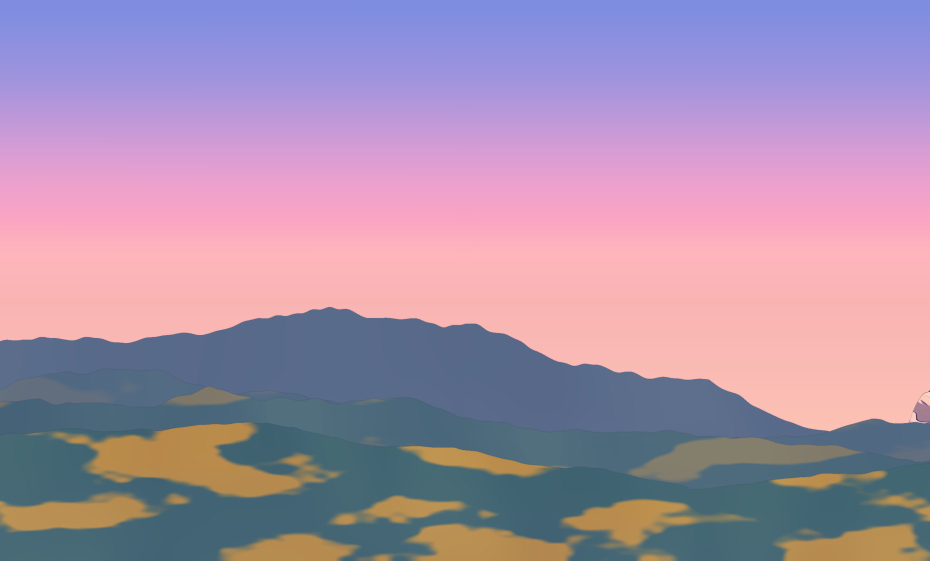
#> input picture assets/backdrops/antelao-pano-000.jpg, 1860 x 1121 px (shown at 1/2 size)
$ python trace-ridge.py ../assets/backdrops/antelao-pano-000.jpg out.png
#> lines starting #> are read from the running program, lines starting #| are printed output that depends on the picture
#!/usr/bin/env python3
"""The ridge of a hand repaint with a clean gradient sky, for a recipe's `ridge_file`. Local, no network.
python3 -I tools/trace-ridge.py <painting> <out.json> [--check out.jpg] [--from 0.05] [--break 9] [--points 688]

Walking down each column from the top: the first real break in the smooth sky, which is the pen on the crest. A pale crest that misses the pen
for a few columns comes back from its neighbours. Writes [[u, v], ...] in fractions of the whole image. --check draws the line on the painting: look at it.
"""
import argparse
import json

import cv2
import numpy as np
from PIL import Image

ap = argparse.ArgumentParser(description=__doc__, formatter_class=argparse.RawDescriptionHelpFormatter)
ap.add_argument('painting')
ap.add_argument('out')
ap.add_argument('--check', default=None)
ap.add_argument('--from', dest='start', type=float, default=0.05, help='rows above this fraction are surely sky')
ap.add_argument('--break', dest='brk', type=float, default=9.0, help='change in Lab over 4 rows that says the sky has ended')
ap.add_argument('--points', type=int, default=688)
ap.add_argument('--inset', type=float, default=1.5, help='px down from the first break, so no sky of the painting stays over the pen')
a = ap.parse_args()

im = np.asarray(Image.open(a.painting).convert('RGB'), dtype=np.float32) / 255.0
H, W = im.shape[:2]
#> H = 1121; W = 1860
lab = cv2.GaussianBlur(cv2.cvtColor(im, cv2.COLOR_RGB2LAB), (0, 0), 1.0)
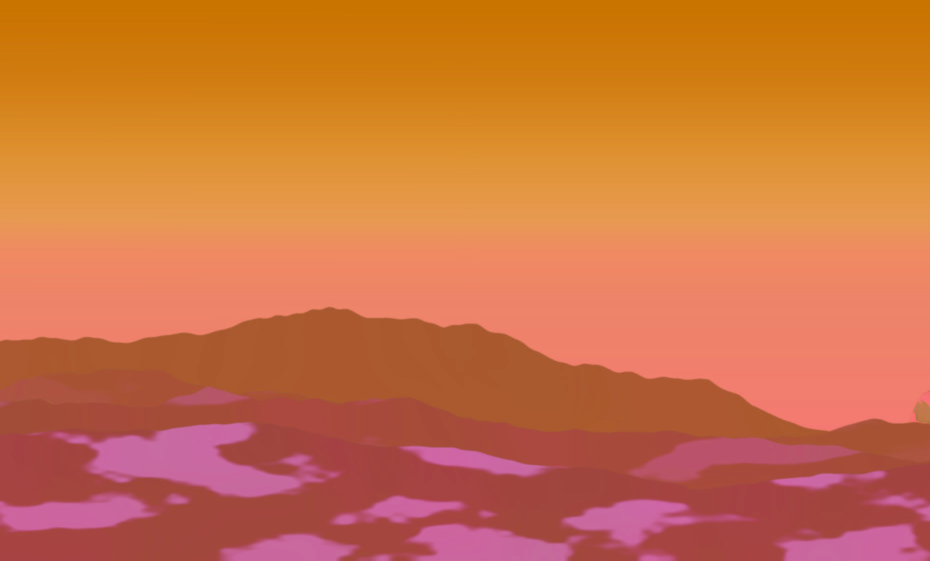
#> lab: shape (1121, 1860, 3) float32 (shown at 1/2 size); mean R, G, B 63, 15.6, -10.2; drawn with min black and max white
d, start = 4, int(a.start * H)
#> d = 4; start = 56
diff = np.linalg.norm(lab[d:] - lab[:-d], axis=2)
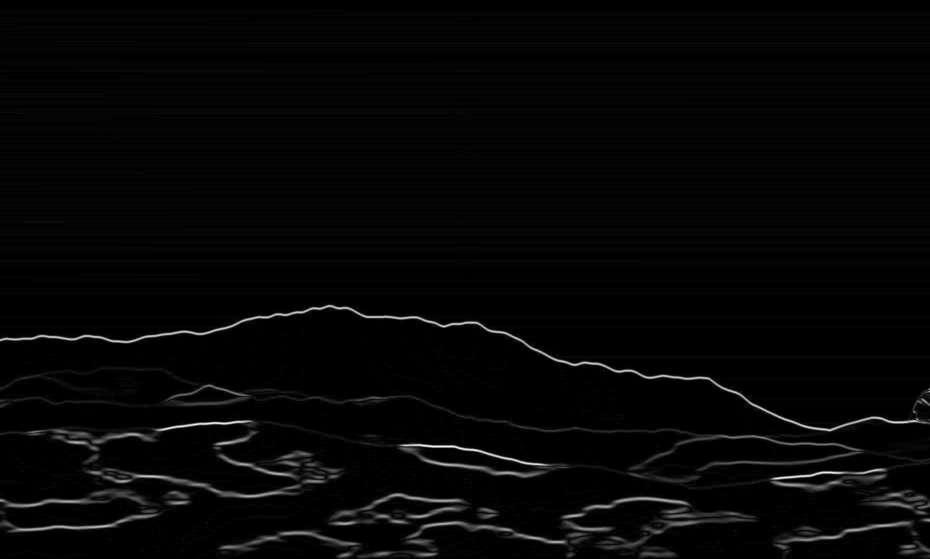
#> diff: shape (1117, 1860) float32 (shown at 1/2 size); min 0, max 59.82, mean 1.4; drawn with min black and max white
r = np.zeros(W, np.float32)
#> r = 1860 values from 0 to 0
for x in range(W):
    hit = np.nonzero(diff[start:, x] > a.brk)[0]
    r[x] = hit[0] + start + d * 0.5 if hit.size else H * 0.6
#> after the loop, r = 1860 values, max 859 at index 1655, min 611 at index 656, mean 710
k = np.ones((1, 9), np.uint8)
closed = cv2.dilate(cv2.erode(r.reshape(1, -1), k), k)[0]
#> closed = 1860 values, max 858 at index 1644, min 611 at index 656, mean 710
r = np.minimum(r, closed) + a.inset
#> r = 1860 values, max 859.5 at index 1644, min 612.5 at index 656, mean 711.5
n = a.points
pts = [[round((i + 0.5) / n, 5), round(float(np.min(r[int(i * W / n):max(int(i * W / n) + 1, int((i + 1) * W / n))])) / H, 5)] for i in range(n)]
#> pts = 688 pairs, first value 0.00073 to 0.999, second value 0.546 to 0.767
json.dump(pts, open(a.out, 'w'))
print(f'summit at u {np.argmin(r) / W:.4f}, v {r.min() / H:.4f}')
#| summit at u 0.3527, v 0.5464
if a.check:
    vis = (im * 255).astype(np.uint8)
    for x in range(W):
        vis[max(0, int(r[x]) - 1):int(r[x]) + 1, x] = (0, 255, 0)
    Image.fromarray(vis).save(a.check, quality=90)

$ run again, on assets/backdrops/antelao-pano-120.jpg
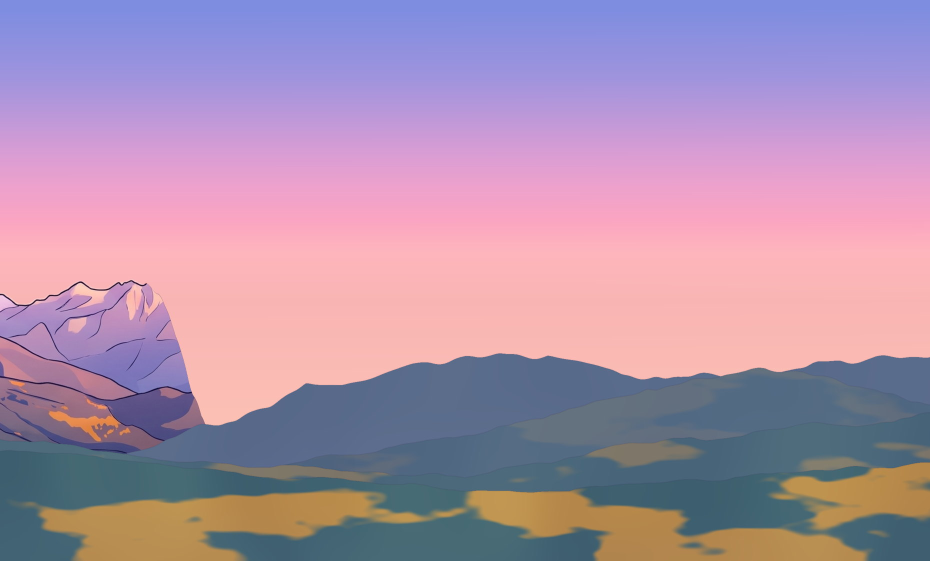
#> input picture assets/backdrops/antelao-pano-120.jpg, 1860 x 1121 px (shown at 1/2 size)
#> `lab = cv2.GaussianBlur(cv2.cvtColor(im, cv2.COLOR_RGB2LAB), (0, 0), 1.0)`:
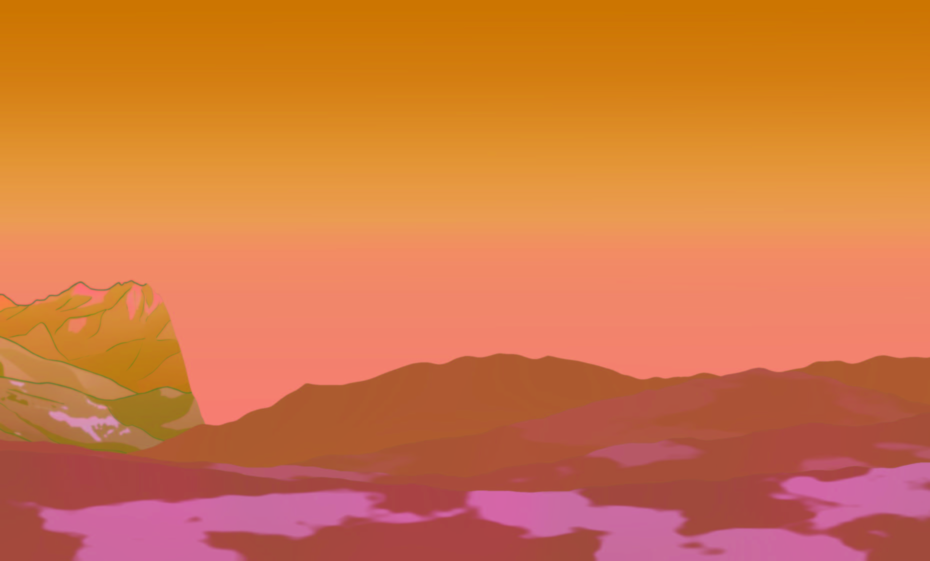
#> lab: shape (1121, 1860, 3) float32 (shown at 1/2 size); mean R, G, B 63.8, 17.1, -10; drawn with min black and max white
#> `diff = np.linalg.norm(lab[d:] - lab[:-d], axis=2)`:
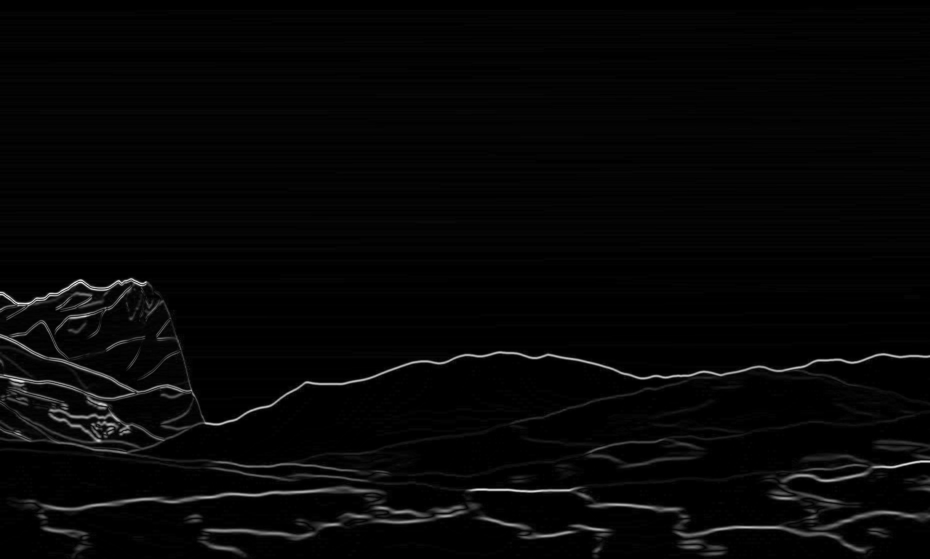
#> diff: shape (1117, 1860) float32 (shown at 1/2 size); min 0, max 64.25, mean 1.6; drawn with min black and max white
#> after the loop `for x in range(W):`: r = 1860 values, max 848 at index 427, min 557 at index 261, mean 713.5
#> closed = 1860 values, max 848 at index 427, min 557 at index 261, mean 713.4
#> `r = np.minimum(r, closed) + a.inset`: r = 1860 values, max 849.5 at index 427, min 558.5 at index 261, mean 714.9
#> pts = 688 pairs, first value 0.00073 to 0.999, second value 0.498 to 0.758
#| summit at u 0.1403, v 0.4982

$ run again, on assets/backdrops/antelao-pano-180.jpg
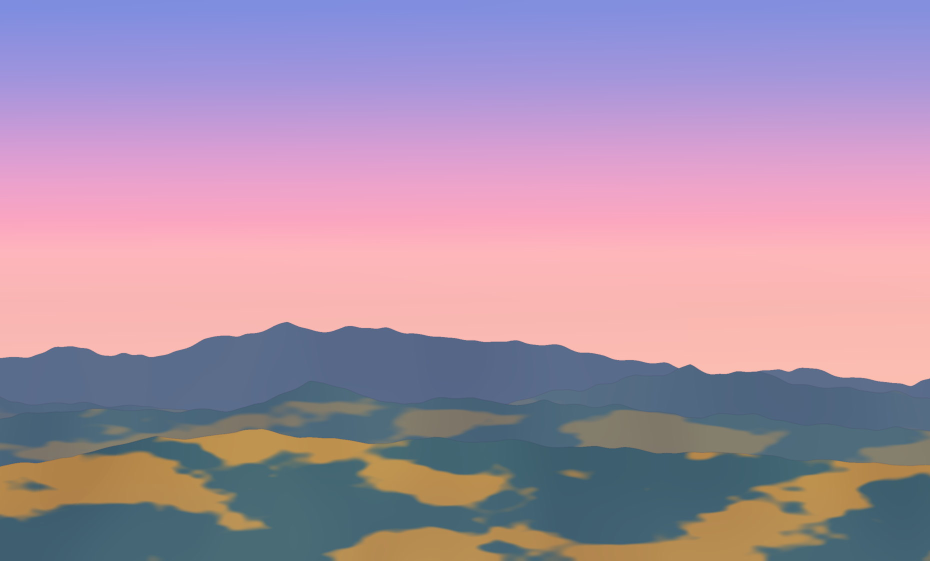
#> input picture assets/backdrops/antelao-pano-180.jpg, 1860 x 1121 px (shown at 1/2 size)
#> `lab = cv2.GaussianBlur(cv2.cvtColor(im, cv2.COLOR_RGB2LAB), (0, 0), 1.0)`:
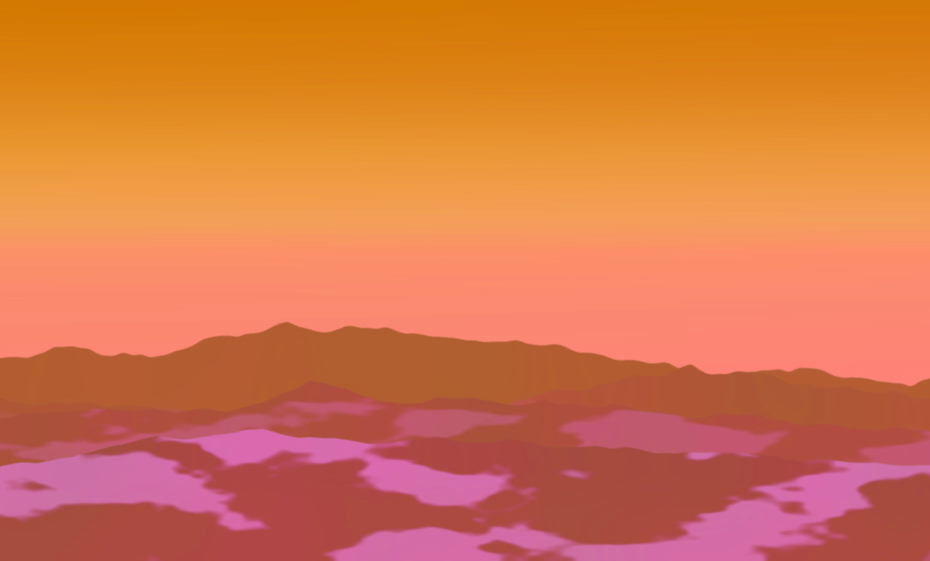
#> lab: shape (1121, 1860, 3) float32 (shown at 1/2 size); mean R, G, B 62.9, 15.2, -8.6; drawn with min black and max white
#> `diff = np.linalg.norm(lab[d:] - lab[:-d], axis=2)`:
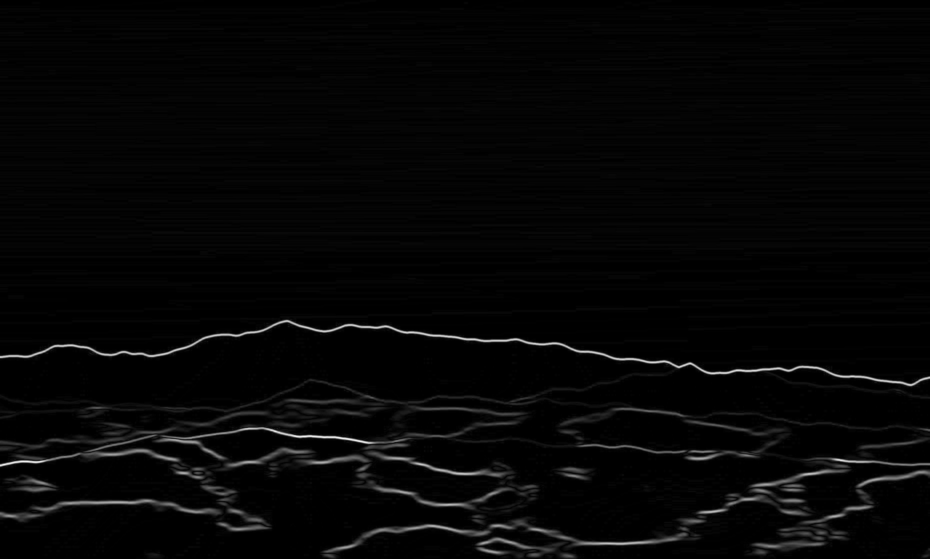
#> diff: shape (1117, 1860) float32 (shown at 1/2 size); min 0, max 58.97, mean 1.4; drawn with min black and max white
#> after the loop `for x in range(W):`: r = 1860 values, max 769 at index 1818, min 641 at index 569, mean 701.3
#> closed = 1860 values, max 768 at index 1814, min 641 at index 569, mean 701.3
#> `r = np.minimum(r, closed) + a.inset`: r = 1860 values, max 769.5 at index 1814, min 642.5 at index 569, mean 702.8
#> pts = 688 pairs, first value 0.00073 to 0.999, second value 0.573 to 0.686
#| summit at u 0.3059, v 0.5731

$ run again, on assets/backdrops/antelao-pano-240.jpg
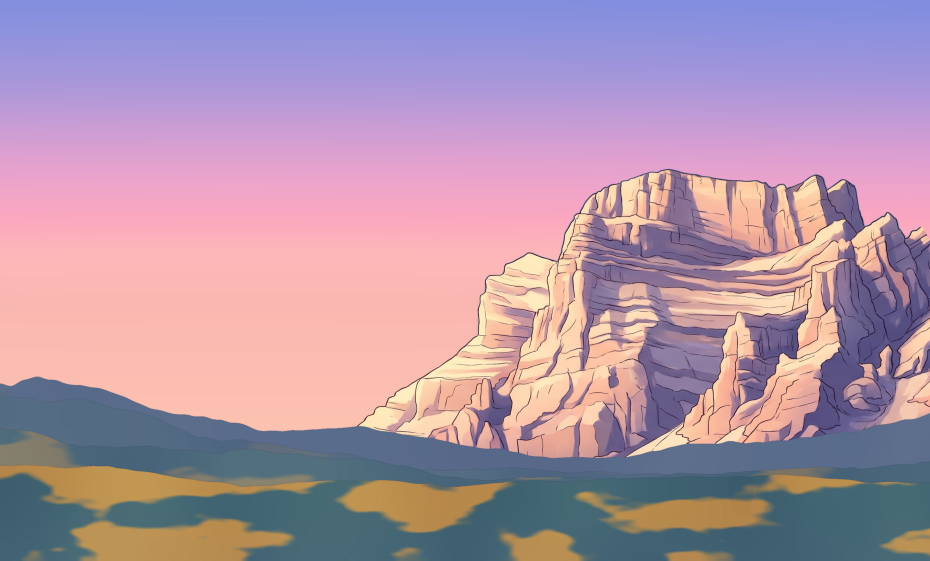
#> input picture assets/backdrops/antelao-pano-240.jpg, 1860 x 1121 px (shown at 1/2 size)
#> `lab = cv2.GaussianBlur(cv2.cvtColor(im, cv2.COLOR_RGB2LAB), (0, 0), 1.0)`:
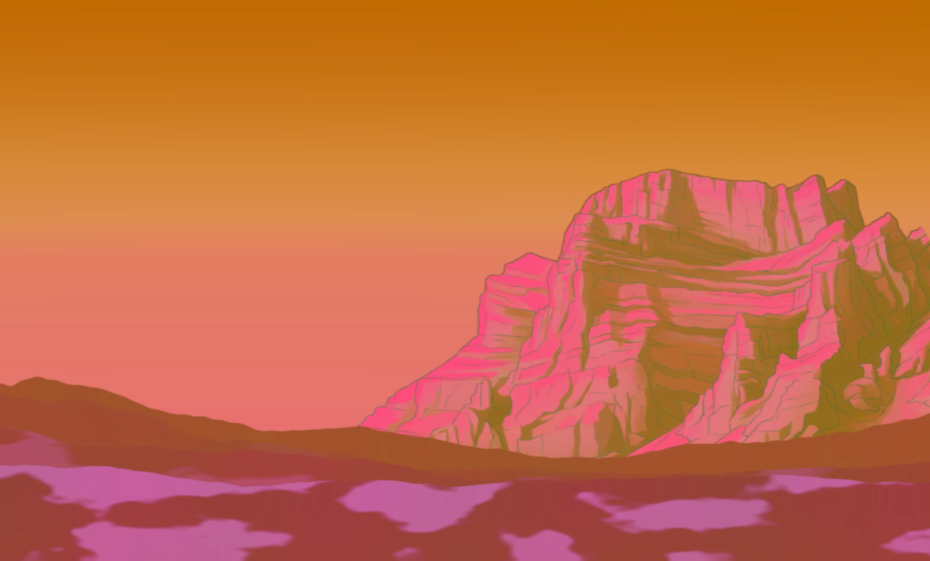
#> lab: shape (1121, 1860, 3) float32 (shown at 1/2 size); mean R, G, B 64.6, 15.7, -7; drawn with min black and max white
#> `diff = np.linalg.norm(lab[d:] - lab[:-d], axis=2)`:
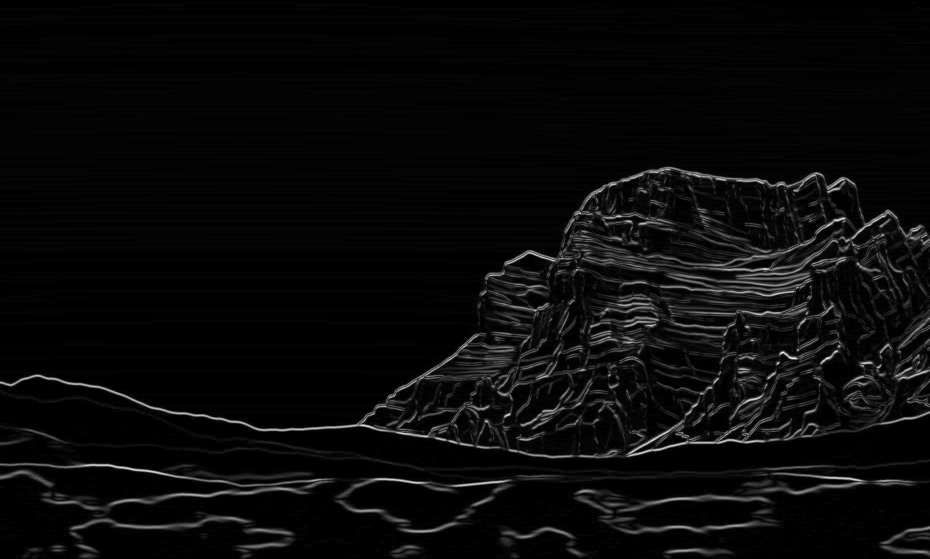
#> diff: shape (1117, 1860) float32 (shown at 1/2 size); min 0, max 68.48, mean 2.7; drawn with min black and max white
#> after the loop `for x in range(W):`: r = 1860 values, max 859 at index 523, min 335 at index 1330, mean 608.1
#> closed = 1860 values, max 859 at index 523, min 335 at index 1330, mean 608
#> `r = np.minimum(r, closed) + a.inset`: r = 1860 values, max 860.5 at index 523, min 336.5 at index 1330, mean 609.5
#> pts = 688 pairs, first value 0.00073 to 0.999, second value 0.3 to 0.768
#| summit at u 0.7151, v 0.3002
